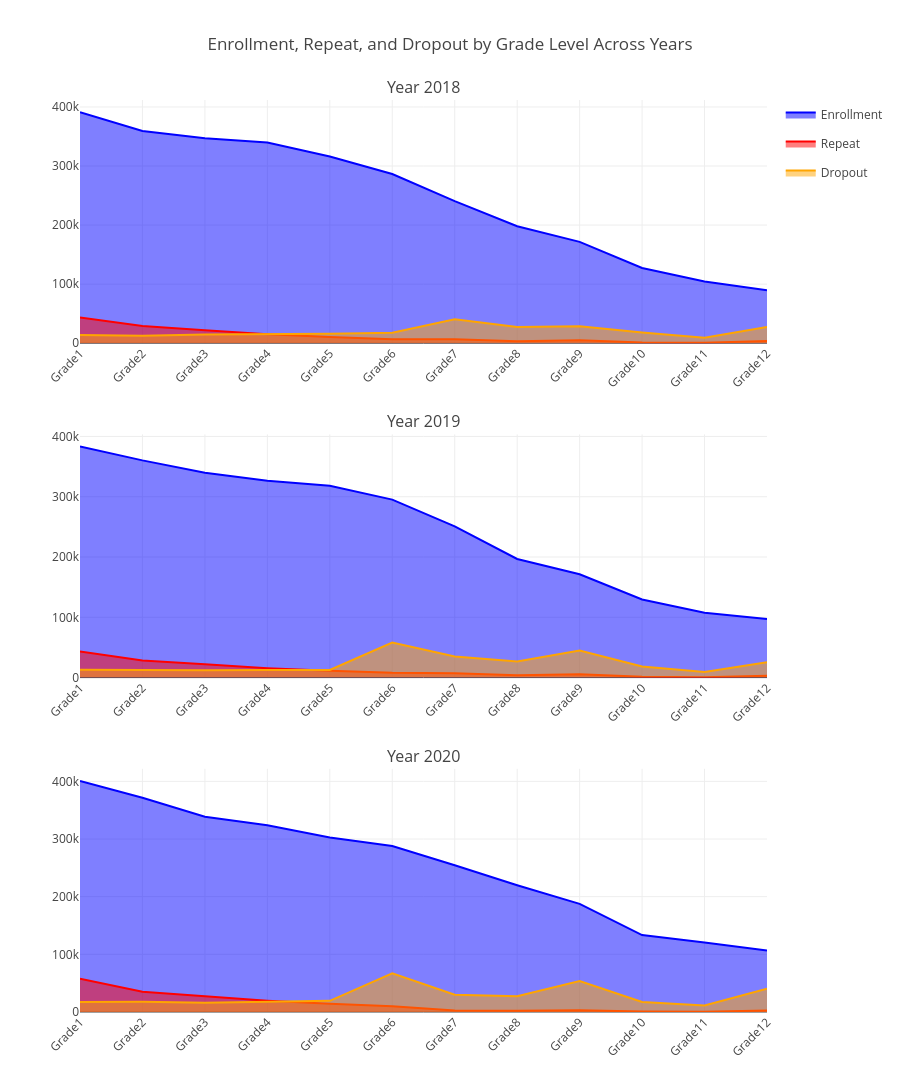

Notebook code cell kept with this figure:
### Code cell
# Get years from columns
years = sorted(drop_out.columns)

# Create subplots: 3 rows, 1 column (one per year)
fig = make_subplots(
    rows=len(years), cols=1,
    subplot_titles=[f'Year {y}' for y in years],
    shared_yaxes=True,
    vertical_spacing=0.1
)

# Define colors for each metric
colors = {
    'Enrollment': 'blue',
    'Repeat': 'red',
    'Dropout': 'orange'
}

for row_idx, year in enumerate(years, start=1):
    show_legend = (row_idx == 1)
    
    # Add Enrollment area
    fig.add_trace(go.Scatter(
        x=enroll.index,
        y=enroll[year],
        mode='lines',
        name='Enrollment',
        legendgroup='enrollment',
        showlegend=show_legend,
        line=dict(color=colors['Enrollment'], width=2),
        fill='tozeroy',
        hovertemplate="Enrollment: %{y:,}<extra></extra>",
    ), row=row_idx, col=1)
    
    # Add Repeat area
    fig.add_trace(go.Scatter(
        x=repeat.index,
        y=repeat[year],
        mode='lines',
        name='Repeat',
        legendgroup='repeat',
        showlegend=show_legend,
        line=dict(color=colors['Repeat'], width=2),
        fill='tozeroy',
        hovertemplate="Repeat: %{y:,}<extra></extra>",
    ), row=row_idx, col=1)
    
    # Add Dropout area
    fig.add_trace(go.Scatter(
        x=drop_out.index,
        y=drop_out[year],
        mode='lines',
        name='Dropout',
        legendgroup='dropout',
        showlegend=show_legend,
        line=dict(color=colors['Dropout'], width=2),
        fill='tozeroy',
        hovertemplate="Dropout: %{y:,}<extra></extra>",
    ), row=row_idx, col=1)

fig.update_layout(
    height=1200,
    width=900,
    title_text='Enrollment, Repeat, and Dropout by Grade Level Across Years',
    legend=dict(
        orientation="v",
        yanchor="top",
        y=1,
        xanchor="left",
        x=1.02
    ),
    hovermode="x unified"
)

fig.update_xaxes(tickangle=-45)
fig.show()

### Figure 1 — Plotly figure (JSON) as saved in the notebook; plotly's stock layout.template omitted (floating-point values rounded to 4 significant figures)
{"data": [{"fill": "tozeroy", "hovertemplate": "Enrollment: %{y:,}<extra></extra>", "legendgroup": "enrollment", "line": {"color": "blue", "width": 2}, "mode": "lines", "name": "Enrollment", "showlegend": true, "type": "scatter", "x": ["Grade1", "Grade2", "Grade3", "Grade4", "Grade5", "Grade6", "Grade7", "Grade8", "Grade9", "Grade10", "Grade11", "Grade12"], "xaxis": "x", "y": [391210, 359319, 347149, 339959, 316078, 286542, 240580, 198070, 171611, 127297, 104331, 89517], "yaxis": "y"}, {"fill": "tozeroy", "hovertemplate": "Repeat: %{y:,}<extra></extra>", "legendgroup": "repeat", "line": {"color": "red", "width": 2}, "mode": "lines", "name": "Repeat", "showlegend": true, "type": "scatter", "x": ["Grade1", "Grade2", "Grade3", "Grade4", "Grade5", "Grade6", "Grade7", "Grade8", "Grade9", "Grade10", "Grade11", "Grade12"], "xaxis": "x", "y": [43390, 28957, 21990, 15265, 10343, 6886, 6644, 3412, 5076, 1396, 770, 3892], "yaxis": "y"}, {"fill": "tozeroy", "hovertemplate": "Dropout: %{y:,}<extra></extra>", "legendgroup": "dropout", "line": {"color": "orange", "width": 2}, "mode": "lines", "name": "Dropout", "showlegend": true, "type": "scatter", "x": ["Grade1", "Grade2", "Grade3", "Grade4", "Grade5", "Grade6", "Grade7", "Grade8", "Grade9", "Grade10", "Grade11", "Grade12"], "xaxis": "x", "y": [13727, 12679, 14612, 14933, 15862, 17786, 40384, 27461, 28539, 17965, 9128, 27259], "yaxis": "y"}, {"fill": "tozeroy", "hovertemplate": "Enrollment: %{y:,}<extra></extra>", "legendgroup": "enrollment", "line": {"color": "blue", "width": 2}, "mode": "lines", "name": "Enrollment", "showlegend": false, "type": "scatter", "x": ["Grade1", "Grade2", "Grade3", "Grade4", "Grade5", "Grade6", "Grade7", "Grade8", "Grade9", "Grade10", "Grade11", "Grade12"], "xaxis": "x2", "y": [383240, 360299, 339804, 326527, 318331, 295272, 250846, 196750, 171372, 129672, 107722, 97318], "yaxis": "y2"}, {"fill": "tozeroy", "hovertemplate": "Repeat: %{y:,}<extra></extra>", "legendgroup": "repeat", "line": {"color": "red", "width": 2}, "mode": "lines", "name": "Repeat", "showlegend": false, "type": "scatter", "x": ["Grade1", "Grade2", "Grade3", "Grade4", "Grade5", "Grade6", "Grade7", "Grade8", "Grade9", "Grade10", "Grade11", "Grade12"], "xaxis": "x2", "y": [43362, 28312, 22086, 15691, 11328, 7984, 7419, 3736, 5751, 1495, 710, 2883], "yaxis": "y2"}, {"fill": "tozeroy", "hovertemplate": "Dropout: %{y:,}<extra></extra>", "legendgroup": "dropout", "line": {"color": "orange", "width": 2}, "mode": "lines", "name": "Dropout", "showlegend": false, "type": "scatter", "x": ["Grade1", "Grade2", "Grade3", "Grade4", "Grade5", "Grade6", "Grade7", "Grade8", "Grade9", "Grade10", "Grade11", "Grade12"], "xaxis": "x2", "y": [12984, 12022, 12175, 12597, 12591, 58178, 35115, 26895, 45066, 18581, 9222, 25501], "yaxis": "y2"}, {"fill": "tozeroy", "hovertemplate": "Enrollment: %{y:,}<extra></extra>", "legendgroup": "enrollment", "line": {"color": "blue", "width": 2}, "mode": "lines", "name": "Enrollment", "showlegend": false, "type": "scatter", "x": ["Grade1", "Grade2", "Grade3", "Grade4", "Grade5", "Grade6", "Grade7", "Grade8", "Grade9", "Grade10", "Grade11", "Grade12"], "xaxis": "x3", "y": [400673, 371410, 338604, 323812, 302764, 288004, 254642, 219895, 187569, 133460, 120549, 106608], "yaxis": "y3"}, {"fill": "tozeroy", "hovertemplate": "Repeat: %{y:,}<extra></extra>", "legendgroup": "repeat", "line": {"color": "red", "width": 2}, "mode": "lines", "name": "Repeat", "showlegend": false, "type": "scatter", "x": ["Grade1", "Grade2", "Grade3", "Grade4", "Grade5", "Grade6", "Grade7", "Grade8", "Grade9", "Grade10", "Grade11", "Grade12"], "xaxis": "x3", "y": [57724, 35297, 27312, 19628, 14322, 9917, 2486, 1996, 3242, 651, 412, 2731], "yaxis": "y3"}, {"fill": "tozeroy", "hovertemplate": "Dropout: %{y:,}<extra></extra>", "legendgroup": "dropout", "line": {"color": "orange", "width": 2}, "mode": "lines", "name": "Dropout", "showlegend": false, "type": "scatter", "x": ["Grade1", "Grade2", "Grade3", "Grade4", "Grade5", "Grade6", "Grade7", "Grade8", "Grade9", "Grade10", "Grade11", "Grade12"], "xaxis": "x3", "y": [17367, 17727, 16171, 18358, 19364, 67031, 30000, 27469, 53712, 17419, 11340, 40395], "yaxis": "y3"}], "layout": {"annotations": [{"font": {"size": 16}, "showarrow": false, "text": "Year 2018", "x": 0.5, "xanchor": "center", "xref": "paper", "y": 1, "yanchor": "bottom", "yref": "paper"}, {"font": {"size": 16}, "showarrow": false, "text": "Year 2019", "x": 0.5, "xanchor": "center", "xref": "paper", "y": 0.6333, "yanchor": "bottom", "yref": "paper"}, {"font": {"size": 16}, "showarrow": false, "text": "Year 2020", "x": 0.5, "xanchor": "center", "xref": "paper", "y": 0.2667, "yanchor": "bottom", "yref": "paper"}], "height": 1200, "hovermode": "x unified", "legend": {"orientation": "v", "x": 1.02, "xanchor": "left", "y": 1, "yanchor": "top"}, "title": {"text": "Enrollment, Repeat, and Dropout by Grade Level Across Years"}, "width": 900, "xaxis": {"anchor": "y", "domain": [0, 1], "tickangle": -45}, "xaxis2": {"anchor": "y2", "domain": [0, 1], "tickangle": -45}, "xaxis3": {"anchor": "y3", "domain": [0, 1], "tickangle": -45}, "yaxis": {"anchor": "x", "domain": [0.7333, 1]}, "yaxis2": {"anchor": "x2", "domain": [0.3667, 0.6333]}, "yaxis3": {"anchor": "x3", "domain": [0, 0.2667]}}}
